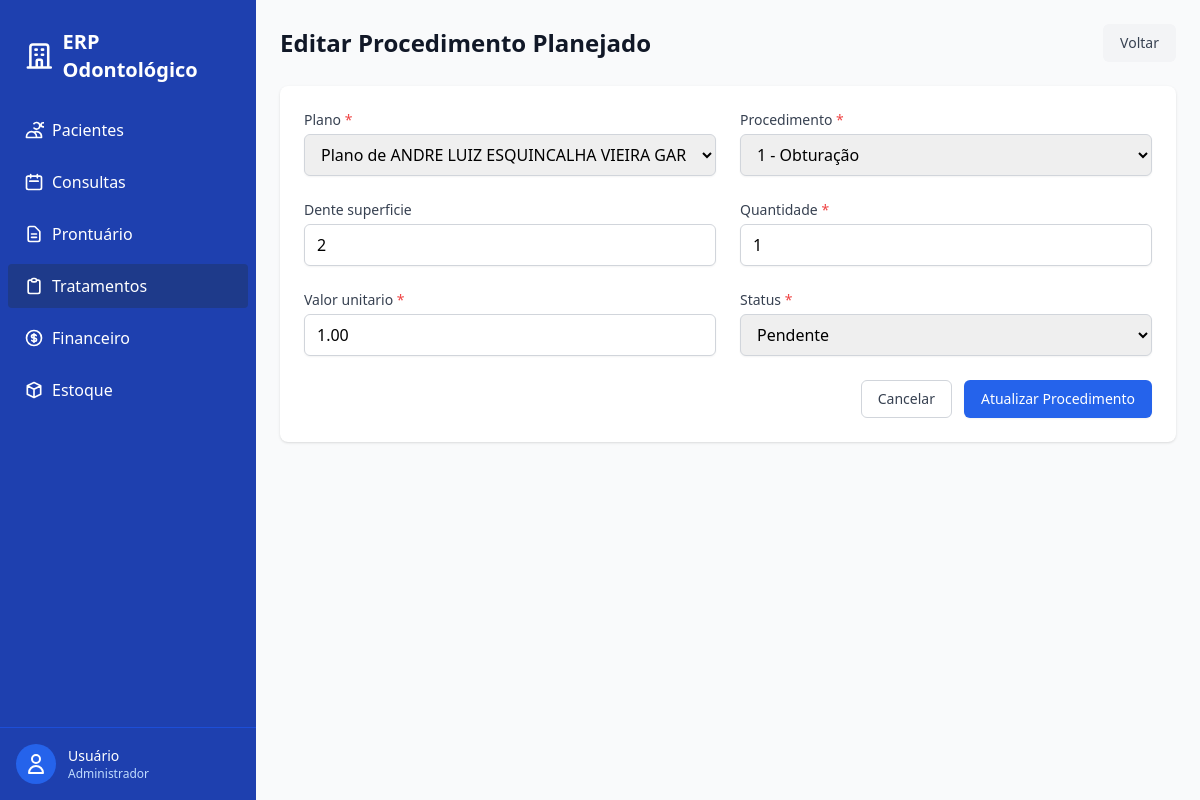
The app's page /tratamentos/planejado/1/editar/ (signed in) with its own data.
### tratamentos/models.py (models this page shows, shortened)
class ProcedimentoPlanejado(models.Model):
    class Status(models.TextChoices):
        PENDENTE = "PE", "Pendente"
        APROVADO = "AP", "Aprovado"
        EXECUTADO = "EX", "Executado"
        CANCELADO = "CA", "Cancelado"
    plano = models.ForeignKey(PlanoTratamento, on_delete=models.CASCADE, related_name="procedimentos")
    procedimento = models.ForeignKey(CatalogoProcedimento, on_delete=models.PROTECT, related_name="planejados")
    dente_superficie = models.CharField(max_length=8, blank=True)  # ex.: 36-O
    quantidade = models.PositiveIntegerField(default=1)
    valor_unitario = models.DecimalField(max_digits=10, decimal_places=2)
    status = models.CharField(max_length=2, choices=Status.choices, default=Status.PENDENTE)
    criado_em = models.DateTimeField(auto_now_add=True)
    class Meta:
        ordering = ["plano_id"]
        verbose_name = "Procedimento Planejado"
        verbose_name_plural = "Procedimentos Planejados"

### tratamentos/views.py (the view, shortened to what this page needs)
# urls.py: path("planejado/<int:pk>/editar/", views.ProcedimentoPlanejadoUpdateView.as_view(), name="planejado_update"),
class ProcedimentoPlanejadoUpdateView(LoginRequiredMixin, PermissionRequiredMixin, UpdateView):
    model = ProcedimentoPlanejado
    form_class = ProcedimentoPlanejadoForm
    template_name = "tratamentos/planejado_form.html"
    permission_required = "tratamentos.change_procedimentoplanejado"

### tratamentos/forms.py
class ProcedimentoPlanejadoForm(forms.ModelForm):
    class Meta:
        model = ProcedimentoPlanejado
        fields = ["plano", "procedimento", "dente_superficie", "quantidade", "valor_unitario", "status"]

### tratamentos/models.py (called while the page is built)
    def __str__(self):
        return f"Plano de {self.paciente.nome} - {self.get_status_display()}"

    def __str__(self):
        return f"{self.codigo} - {self.nome}"

### templates/tratamentos/planejado_form.html (shortened to what this page needs)
{% extends "base.html" %}
{% load static %}
{% block content %}
<div class="mb-6 flex justify-between items-center">
    <h1 class="text-2xl font-bold text-gray-900">
        {% if form.instance.id %}Editar Procedimento Planejado{% else %}Adicionar Procedimento ao Plano{% endif %}
    </h1>
    <a href="{% if plano %}{% url 'tratamentos:plano_detail' plano.id %}{% else %}{% url 'tratamentos:plano_list' %}{% endif %}"
        class="inline-flex items-center px-4 py-2 border border-transparent text-sm font-medium rounded-md text-gray-700 bg-gray-100 hover:bg-gray-200 focus:outline-none focus:ring-2 focus:ring-offset-2 focus:ring-gray-500">
        Voltar
    </a>
</div>
<div class="bg-white shadow overflow-hidden sm:rounded-lg">
    <div class="px-4 py-5 sm:p-6">
        <form method="post">
            <div class="grid grid-cols-1 md:grid-cols-2 gap-6">
                {% for field in form %}
                <div>
                    <label for="{{ field.id_for_label }}" class="block text-sm font-medium text-gray-700 mb-1">
                        {{ field.label }}
                        {% if field.field.required %}<span class="text-red-500">*</span>{% endif %}
                    </label>
                    {{ field }}
                </div>
                {% endfor %}
            </div>
            <div class="mt-6 flex justify-end space-x-3">
                <a href="{% if plano %}{% url 'tratamentos:plano_detail' plano.id %}{% else %}{% url 'tratamentos:plano_list' %}{% endif %}"
                    class="inline-flex items-center px-4 py-2 border border-gray-300 text-sm font-medium rounded-md text-gray-700 bg-white hover:bg-gray-50 focus:outline-none focus:ring-2 focus:ring-offset-2 focus:ring-blue-500">
                    Cancelar
                </a>
                <button type="submit"
                    class="inline-flex items-center px-4 py-2 border border-transparent text-sm font-medium rounded-md shadow-sm text-white bg-blue-600 hover:bg-blue-700 focus:outline-none focus:ring-2 focus:ring-offset-2 focus:ring-blue-500">
                    {% if form.instance.id %}Atualizar{% else %}Adicionar{% endif %} Procedimento
                </button>
            </div>
        </form>
    </div>
</div>
{% endblock %}

### templates/tratamentos/planejado_form.html (style rules this page uses)
input, textarea, select { width: 100%; padding: 0.5rem 0.75rem; border: 1px solid #d1d5db; border-radius: 0.375rem; box-shadow: 0 1px 2px 0 rgba(0, 0, 0, 0.05); }

### records on screen
ProcedimentoPlanejado: form "Plano de ANDRE LUIZ ESQUINCALHA VIEIRA GARCIA - Aguardando aprovação" "1 - Obturação" "2" "1" "1.00" "Pendente"

### other values on screen
{{ field.label }} "Plano" "Procedimento" "Dente superficie" "Quantidade" "Valor unitario" "Status"
